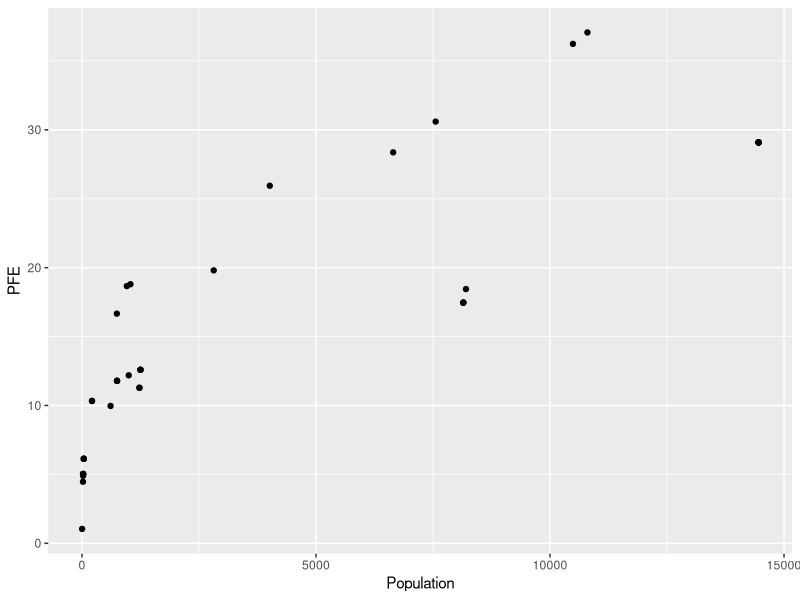

The R source for this figure:
## ---- chunk 1

library(tidyverse)

df <- readxl::read_excel("data/fishing_effort.xlsx")

ggplot(df, aes(x=Population, y=PFE))+
        geom_point()

